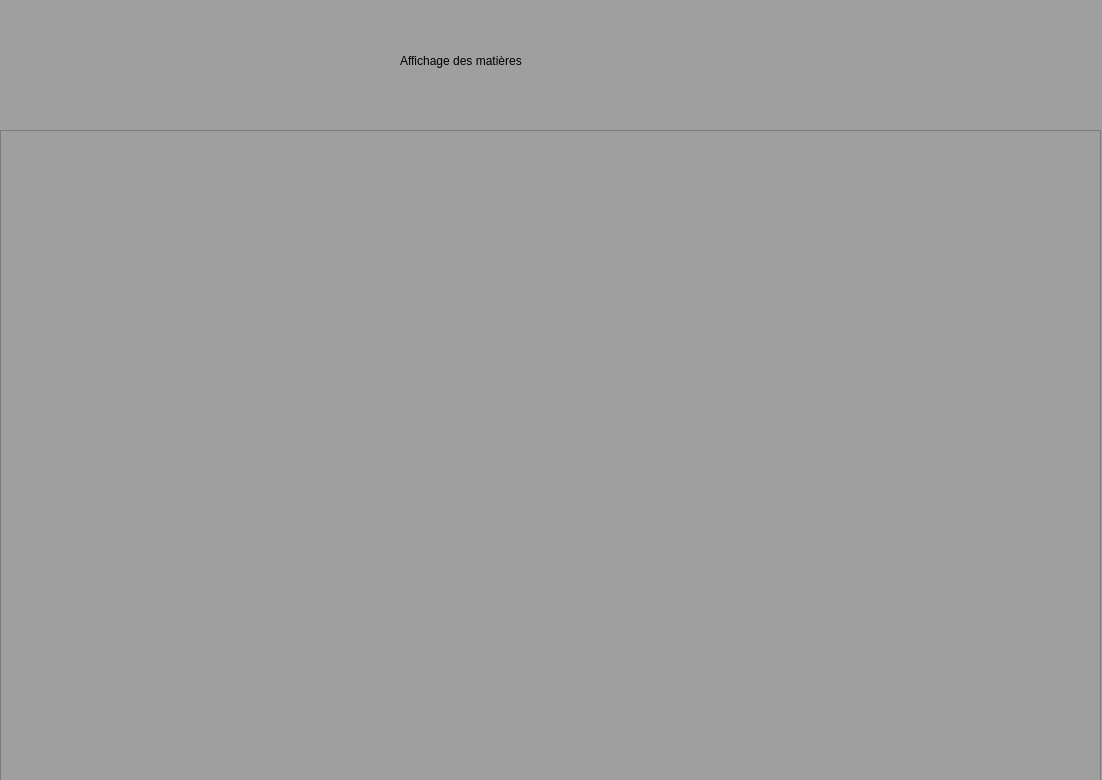
<?xml version="1.0" encoding="UTF-8"?>
<ui version="4.0">
 <class>Dialog</class>
 <widget class="QDialog" name="Dialog">
  <property name="geometry">
   <rect>
    <x>0</x>
    <y>0</y>
    <width>1102</width>
    <height>780</height>
   </rect>
  </property>
  <property name="windowTitle">
   <string>Dialog</string>
  </property>
  <property name="styleSheet">
   <string notr="true">font: 75 12pt &quot;Arial&quot;;background-color:#A09FA0;</string>
  </property>
  <widget class="QLabel" name="label_10">
   <property name="geometry">
    <rect>
     <x>400</x>
     <y>40</y>
     <width>291</width>
     <height>41</height>
    </rect>
   </property>
   <property name="layoutDirection">
    <enum>Qt::LeftToRight</enum>
   </property>
   <property name="styleSheet">
    <string notr="true">font: 75 22pt &quot;MS Shell Dlg 2&quot;;</string>
   </property>
   <property name="text">
    <string>Affichage des matières</string>
   </property>
  </widget>
  <widget class="QTableView" name="tableView">
   <property name="geometry">
    <rect>
     <x>0</x>
     <y>130</y>
     <width>1101</width>
     <height>651</height>
    </rect>
   </property>
   <property name="sizeAdjustPolicy">
    <enum>QAbstractScrollArea::AdjustIgnored</enum>
   </property>
   <property name="selectionMode">
    <enum>QAbstractItemView::ExtendedSelection</enum>
   </property>
  </widget>
 </widget>
 <resources/>
 <connections/>
</ui>
